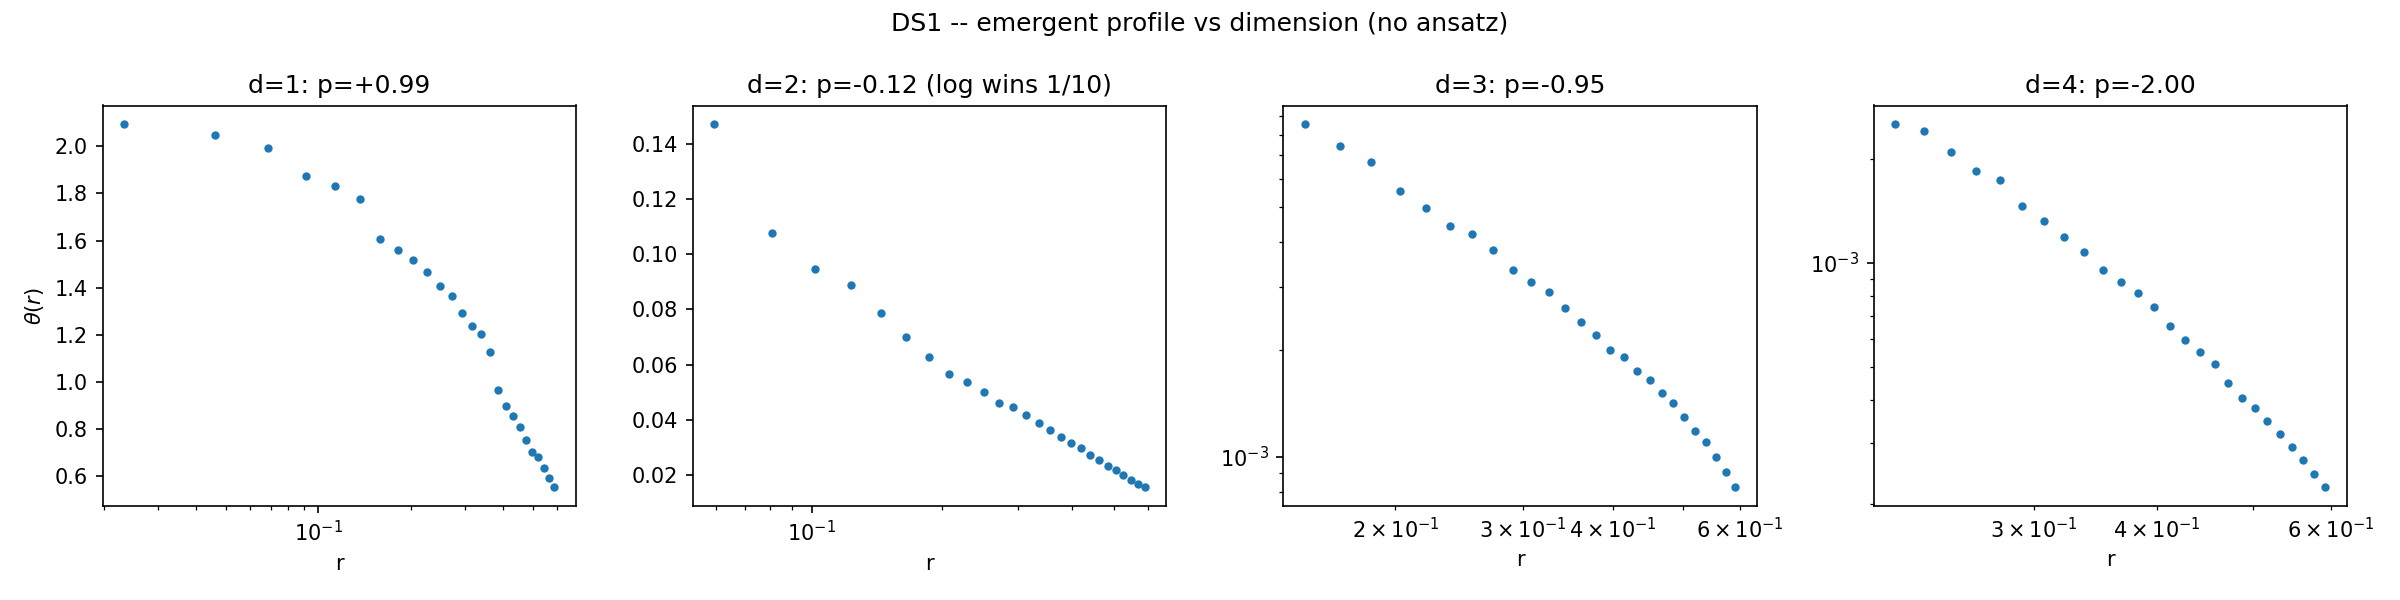

This figure's Python source:
"""DS1 -- emergent gravitational profile vs spatial dimension d.

Poisson-sprinkled points in a d-ball, graph Laplacian L = D - A (neighbours
within r_c, mean degree ~ deg_target), point source at the centre with exact
finite-box compensation (sum J = 0), relax L theta = J (conjugate gradient,
no ansatz, no Green function anywhere in the generator).

The profile theta(r) is then binned and fitted OUTSIDE the generator
(analysis block) against two models: power law A r^p + C and log A ln r + C.

Pre-registered (DIMENSION_SCAN.md): d=1 linear (p=+1), d=2 log wins,
d=3 p=-1, d=4 p=-2.
"""

from __future__ import annotations

import json
import platform
import sys
from datetime import datetime, timezone
from pathlib import Path

import matplotlib

matplotlib.use("Agg")
import matplotlib.pyplot as plt
import numpy as np
from scipy import sparse
from scipy.optimize import curve_fit
from scipy.sparse.linalg import cg
from scipy.spatial import cKDTree

OUT = Path(__file__).resolve().parent

# (d, N, target mean degree)
CASES = [(1, 4000, 24), (2, 20000, 12), (3, 40000, 14), (4, 100000, 12)]
N_SEEDS = 10
R_BALL = 1.0
FIT_HI = 0.6          # avoid boundary
N_BINS = 26


def sprinkle_ball(d, n, rng):
    """Uniform points in the unit d-ball (rejection-free: direction * radius)."""
    if d == 1:
        return rng.uniform(-1.0, 1.0, (n, 1))
    v = rng.standard_normal((n, d))
    v /= np.linalg.norm(v, axis=1, keepdims=True)
    r = rng.uniform(0.0, 1.0, n) ** (1.0 / d)
    return v * r[:, None]


def r_cut(d, n, deg):
    """Neighbour radius so the expected degree is ~deg (uniform density)."""
    if d == 1:
        return deg / n            # interval [-1,1]: frac within r_c each side = r_c
    return (deg / n) ** (1.0 / d)


R_GROUND = 0.85       # Dirichlet shell: theta = 0 for r > R_GROUND (no
                      # uniform-compensation paraboloid; system non-singular)


def relax(points, rc):
    """Build L = D - A, ground the outer shell (theta=0), solve L theta = J
    for a unit point source at the centre node. No Green function anywhere."""
    n = len(points)
    tree = cKDTree(points)
    pairs = tree.query_pairs(rc, output_type="ndarray")
    rows = np.r_[pairs[:, 0], pairs[:, 1]]
    cols = np.r_[pairs[:, 1], pairs[:, 0]]
    A = sparse.coo_matrix((np.ones(len(rows)), (rows, cols)), shape=(n, n)).tocsr()
    deg = np.asarray(A.sum(axis=1)).ravel()
    L = (sparse.diags(deg) - A).tocsr()
    r = np.linalg.norm(points, axis=1)
    src_global = int(np.argmin(r))
    # keep only the connected component of the source (Poisson fluctuations
    # leave a few isolated nodes that would make the interior block singular)
    from scipy.sparse.csgraph import connected_components
    _, labels = connected_components(A, directed=False)
    interior = np.where((r <= R_GROUND) & (labels == labels[src_global]))[0]
    touches_ground = np.any((r > R_GROUND) & (labels == labels[src_global]))
    assert touches_ground, "source component does not reach the ground shell"
    Lii = L[np.ix_(interior, interior)].tocsr()
    J = np.zeros(len(interior))
    J[int(np.where(interior == src_global)[0][0])] = 1.0
    M = sparse.diags(1.0 / Lii.diagonal())          # Jacobi preconditioner
    th_i, info = cg(Lii, J, rtol=1e-10, maxiter=20000, M=M)
    assert info == 0, f"CG did not converge (info={info})"
    theta = np.zeros(n)
    theta[interior] = th_i
    return theta, float(np.mean(deg)), info


def binned_profile(points, theta, r_lo, r_hi):
    r = np.linalg.norm(points, axis=1)
    edges = np.linspace(r_lo, r_hi, N_BINS + 1)
    mids, vals = [], []
    for i in range(N_BINS):
        m = (r >= edges[i]) & (r < edges[i + 1])
        if m.sum() >= 5:
            mids.append(0.5 * (edges[i] + edges[i + 1]))
            vals.append(float(np.mean(theta[m])))
    return np.array(mids), np.array(vals)


# COMPARISON ONLY -- model fitting against power/log shapes (analysis, not
# generation; the relaxation above contains no Green function).
def fit_models(rr, th):
    def power(r, A, p, C):
        return A * r ** p + C

    best, rss_pw = None, np.inf                     # multi-start (avoids the
    for p0 in (-2.5, -1.0, -0.3, 1.0):              # p->0 local optimum)
        try:
            pw, _ = curve_fit(power, rr, th, p0=(th[0] * rr[0] ** (-p0), p0, 0.0),
                              bounds=([-np.inf, -4.0, -np.inf],
                                      [np.inf, 3.0, np.inf]), maxfev=20000)
        except RuntimeError:
            continue
        rss = float(np.sum((power(rr, *pw) - th) ** 2))
        if rss < rss_pw:
            best, rss_pw = pw, rss
    X = np.c_[np.log(rr), np.ones_like(rr)]
    co, *_ = np.linalg.lstsq(X, th, rcond=None)
    rss_lg = float(np.sum((X @ co - th) ** 2))
    n = len(rr)
    aic_pw = n * np.log(rss_pw / n) + 2 * 3         # AIC: power has 3 params,
    aic_lg = n * np.log(rss_lg / n) + 2 * 2         # log has 2 (handles the
    return {"power_exponent": float(best[1]), "rss_power": rss_pw,   # p->0
            "log_slope": float(co[0]), "rss_log": rss_lg,            # degeneracy)
            "winner": "log" if aic_lg < aic_pw else "power"}
# END COMPARISON ONLY


def main():
    results = {}
    fig, axes = plt.subplots(1, 4, figsize=(16, 4.0))
    for (d, n, deg_t), ax in zip(CASES, axes):
        rc = r_cut(d, n, deg_t)
        r_lo = 2.0 * rc
        fits, profs = [], []
        for seed in range(N_SEEDS):
            rng = np.random.default_rng(5000 + 97 * d + seed)
            pts = sprinkle_ball(d, n, rng)
            theta, mean_deg, info = relax(pts, rc)
            rr, th = binned_profile(pts, theta, r_lo, FIT_HI)
            fits.append(fit_models(rr, th))
            profs.append((rr, th))
        exps = [f["power_exponent"] for f in fits]
        wins = [f["winner"] for f in fits]
        results[d] = {
            "N": n, "r_c": rc, "mean_degree_first_seed": mean_deg,
            "fit_window": [r_lo, FIT_HI],
            "power_exponent": {"mean": float(np.mean(exps)),
                               "sem": float(np.std(exps, ddof=1) / np.sqrt(len(exps)))},
            "log_wins": int(sum(w == "log" for w in wins)),
            "n_seeds": N_SEEDS,
        }
        rr, th = profs[0]
        ax.plot(rr, th, "o", ms=3, color="tab:blue")
        ax.set_xscale("log")
        if d >= 3:
            ax.set_yscale("log")
        ax.set_title(f"d={d}: p={np.mean(exps):+.2f}"
                     f"{' (log wins '+str(results[d]['log_wins'])+'/10)' if d==2 else ''}")
        ax.set_xlabel("r")
        if d == 1:
            ax.set_ylabel(r"$\theta(r)$")
    fig.suptitle("DS1 -- emergent profile vs dimension (no ansatz)")
    fig.tight_layout()
    fig.savefig(OUT / "DS1_profiles.png", dpi=150)

    payload = {"cases": {str(d): results[d] for d in results},
               "pre_registered": {"1": "+1 (linear)", "2": "log",
                                  "3": "-1", "4": "-2"},
               "_meta": {"timestamp": datetime.now(timezone.utc).isoformat(),
                         "numpy": np.__version__,
                         "platform": platform.platform()}}
    (OUT / "DS1_profiles.json").write_text(json.dumps(payload, indent=2))
    print(json.dumps({str(d): {"p": results[d]["power_exponent"],
                               "log_wins": results[d]["log_wins"]}
                      for d in results}, indent=2))


if __name__ == "__main__":
    main()
